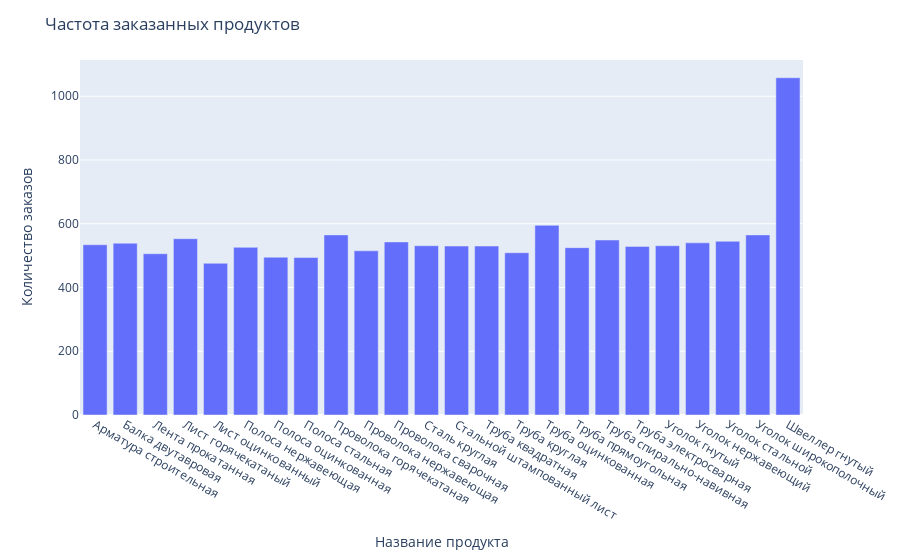

The code cell stored with this chart in its notebook:
### Markdown cell above
#### График частоты заказанных продуктов за все время работы компании

### Code cell
combined_df = pd.merge(dfs['ordered_products'], dfs['products'], on='product_id')

product_counts = combined_df.groupby('name').count()

fig = px.bar(product_counts, x=product_counts.index, y='order_id')
fig.update_layout(title='Частота заказанных продуктов', xaxis_title='Название продукта', yaxis_title='Количество заказов')
fig.update_traces(hoverinfo="all", hovertemplate="Название: %{x}<br>Количество заказов: %{y}")
fig.show()

### Figure 1 — Plotly figure (JSON) as saved in the notebook; plotly's stock layout.template omitted (floating-point values rounded to 4 significant figures)
{"data": [{"alignmentgroup": "True", "hoverinfo": "all", "hovertemplate": "Название: %{x}<br>Количество заказов: %{y}", "legendgroup": "", "marker": {"color": "#636efa", "pattern": {"shape": ""}}, "name": "", "offsetgroup": "", "orientation": "v", "showlegend": false, "textposition": "auto", "type": "bar", "x": ["Арматура строительная", "Балка двутавровая", "Лента прокатанная", "Лист горячекатаный", "Лист оцинкованный", "Полоса нержавеющая", "Полоса оцинкованная", "Полоса стальная", "Проволока горячекатаная", "Проволока нержавеющая", "Проволока сварочная", "Сталь круглая", "Стальной штампованный лист", "Труба квадратная", "Труба круглая", "Труба оцинкованная", "Труба прямоугольная", "Труба спирально-навивная", "Труба электросварная", "Уголок гнутый", "Уголок нержавеющий", "Уголок стальной", "Уголок широкополочный", "Швеллер гнутый"], "xaxis": "x", "y": [534, 539, 506, 553, 476, 526, 495, 494, 565, 515, 543, 531, 530, 530, 509, 595, 525, 549, 529, 531, 540, 545, 565, 1058], "yaxis": "y"}], "layout": {"barmode": "relative", "legend": {"tracegroupgap": 0}, "margin": {"t": 60}, "title": {"text": "Частота заказанных продуктов"}, "xaxis": {"anchor": "y", "domain": [0, 1], "title": {"text": "Название продукта"}}, "yaxis": {"anchor": "x", "domain": [0, 1], "title": {"text": "Количество заказов"}}}}
